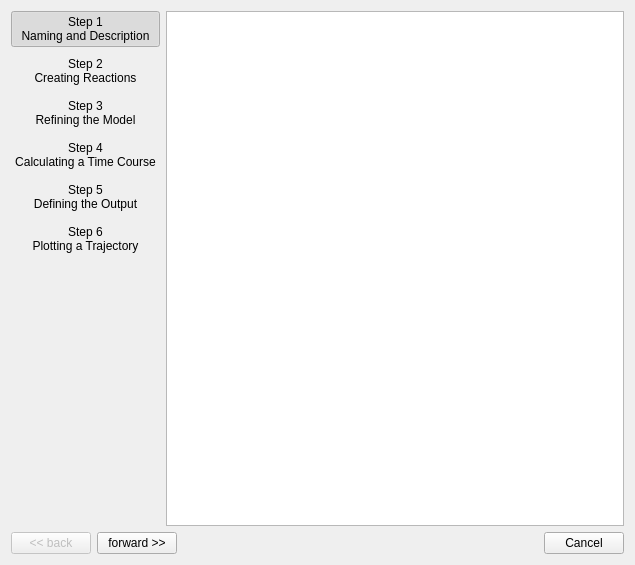
<ui version="4.0" >
<comment> Begin CVS Header </comment>
<comment>   $Source: /Volumes/Home/Users/shoops/cvs/copasi_dev/copasi/wizard/wizard.ui,v $ </comment>
<comment>   $Revision: 1.9 $ </comment>
<comment>   $Name:  $ </comment>
<comment>   $Author: shoops $ </comment>
<comment>   $Date: 2011/09/16 12:57:42 $ </comment>
<comment> End CVS Header </comment>

<comment> Copyright (C) 2011 - 2010 by Pedro Mendes, Virginia Tech Intellectual </comment>
<comment> Properties, Inc., University of Heidelberg, and The University </comment>
<comment> of Manchester. </comment>
<comment> All rights reserved. </comment>

 <comment> All rights reserved. </comment>
 <class>WizardDialog</class>
 <widget class="QDialog" name="WizardDialog" >
  <property name="geometry" >
   <rect>
    <x>0</x>
    <y>0</y>
    <width>635</width>
    <height>565</height>
   </rect>
  </property>
  <property name="windowTitle" >
   <string>Tutorial</string>
  </property>
  <property name="modal" >
   <bool>false</bool>
  </property>
  <layout class="QGridLayout" name="gridLayout" >
   <item row="0" column="0" >
    <widget class="QPushButton" name="button1" >
     <property name="enabled" >
      <bool>true</bool>
     </property>
     <property name="sizePolicy" >
      <sizepolicy vsizetype="Preferred" hsizetype="Preferred" >
       <horstretch>0</horstretch>
       <verstretch>0</verstretch>
      </sizepolicy>
     </property>
     <property name="focusPolicy" >
      <enum>Qt::NoFocus</enum>
     </property>
     <property name="text" >
      <string>Step 1
Naming and Description</string>
     </property>
     <property name="checkable" >
      <bool>true</bool>
     </property>
     <property name="checked" >
      <bool>true</bool>
     </property>
     <property name="autoDefault" >
      <bool>false</bool>
     </property>
     <property name="default" >
      <bool>false</bool>
     </property>
     <property name="flat" >
      <bool>true</bool>
     </property>
     <property name="buttonGroupId" stdset="0" >
      <number>0</number>
     </property>
    </widget>
   </item>
   <item rowspan="7" row="0" column="1" >
    <widget class="QTextBrowser" name="textBrowser" />
   </item>
   <item row="1" column="0" >
    <widget class="QPushButton" name="button2" >
     <property name="sizePolicy" >
      <sizepolicy vsizetype="Preferred" hsizetype="Preferred" >
       <horstretch>0</horstretch>
       <verstretch>0</verstretch>
      </sizepolicy>
     </property>
     <property name="text" >
      <string>Step 2
Creating Reactions</string>
     </property>
     <property name="checkable" >
      <bool>true</bool>
     </property>
     <property name="autoDefault" >
      <bool>false</bool>
     </property>
     <property name="flat" >
      <bool>true</bool>
     </property>
     <property name="buttonGroupId" stdset="0" >
      <number>1</number>
     </property>
    </widget>
   </item>
   <item row="2" column="0" >
    <widget class="QPushButton" name="button3" >
     <property name="sizePolicy" >
      <sizepolicy vsizetype="Preferred" hsizetype="Preferred" >
       <horstretch>0</horstretch>
       <verstretch>0</verstretch>
      </sizepolicy>
     </property>
     <property name="text" >
      <string>Step 3
Refining the Model</string>
     </property>
     <property name="checkable" >
      <bool>true</bool>
     </property>
     <property name="autoDefault" >
      <bool>false</bool>
     </property>
     <property name="flat" >
      <bool>true</bool>
     </property>
     <property name="buttonGroupId" stdset="0" >
      <number>2</number>
     </property>
    </widget>
   </item>
   <item row="3" column="0" >
    <widget class="QPushButton" name="button4" >
     <property name="sizePolicy" >
      <sizepolicy vsizetype="Preferred" hsizetype="Preferred" >
       <horstretch>0</horstretch>
       <verstretch>0</verstretch>
      </sizepolicy>
     </property>
     <property name="text" >
      <string>Step 4
Calculating a Time Course</string>
     </property>
     <property name="checkable" >
      <bool>true</bool>
     </property>
     <property name="autoDefault" >
      <bool>false</bool>
     </property>
     <property name="flat" >
      <bool>true</bool>
     </property>
     <property name="buttonGroupId" stdset="0" >
      <number>3</number>
     </property>
    </widget>
   </item>
   <item row="4" column="0" >
    <widget class="QPushButton" name="button5" >
     <property name="sizePolicy" >
      <sizepolicy vsizetype="Preferred" hsizetype="Preferred" >
       <horstretch>0</horstretch>
       <verstretch>0</verstretch>
      </sizepolicy>
     </property>
     <property name="text" >
      <string>Step 5
Defining the Output</string>
     </property>
     <property name="checkable" >
      <bool>true</bool>
     </property>
     <property name="autoDefault" >
      <bool>false</bool>
     </property>
     <property name="flat" >
      <bool>true</bool>
     </property>
     <property name="buttonGroupId" stdset="0" >
      <number>4</number>
     </property>
    </widget>
   </item>
   <item row="5" column="0" >
    <widget class="QPushButton" name="button6" >
     <property name="sizePolicy" >
      <sizepolicy vsizetype="Preferred" hsizetype="Preferred" >
       <horstretch>0</horstretch>
       <verstretch>0</verstretch>
      </sizepolicy>
     </property>
     <property name="text" >
      <string>Step 6
Plotting a Trajectory</string>
     </property>
     <property name="checkable" >
      <bool>true</bool>
     </property>
     <property name="autoDefault" >
      <bool>false</bool>
     </property>
     <property name="flat" >
      <bool>true</bool>
     </property>
     <property name="buttonGroupId" stdset="0" >
      <number>5</number>
     </property>
    </widget>
   </item>
   <item row="6" column="0" >
    <spacer name="verticalSpacer" >
     <property name="orientation" >
      <enum>Qt::Vertical</enum>
     </property>
     <property name="sizeHint" stdset="0" >
      <size>
       <width>20</width>
       <height>40</height>
      </size>
     </property>
    </spacer>
   </item>
   <item row="7" column="0" colspan="2" >
    <layout class="QHBoxLayout" >
     <item>
      <widget class="QPushButton" name="backButton" >
       <property name="enabled" >
        <bool>false</bool>
       </property>
       <property name="text" >
        <string>&lt;&lt; back</string>
       </property>
       <property name="autoDefault" >
        <bool>false</bool>
       </property>
      </widget>
     </item>
     <item>
      <widget class="QPushButton" name="forwardButton" >
       <property name="text" >
        <string>forward >></string>
       </property>
       <property name="autoDefault" >
        <bool>false</bool>
       </property>
      </widget>
     </item>
     <item>
      <spacer name="spacer1" >
       <property name="orientation" >
        <enum>Qt::Horizontal</enum>
       </property>
       <property name="sizeType" >
        <enum>QSizePolicy::Expanding</enum>
       </property>
       <property name="sizeHint" stdset="0" >
        <size>
         <width>310</width>
         <height>20</height>
        </size>
       </property>
      </spacer>
     </item>
     <item>
      <widget class="QPushButton" name="cancelButton" >
       <property name="text" >
        <string>Cancel</string>
       </property>
       <property name="autoDefault" >
        <bool>false</bool>
       </property>
      </widget>
     </item>
    </layout>
   </item>
  </layout>
 </widget>
 <layoutdefault spacing="6" margin="11" />
 <resources/>
 <connections>
  <connection>
   <sender>forwardButton</sender>
   <signal>clicked()</signal>
   <receiver>WizardDialog</receiver>
   <slot>forwardButton_clicked()</slot>
   <hints>
    <hint type="sourcelabel" >
     <x>20</x>
     <y>20</y>
    </hint>
    <hint type="destinationlabel" >
     <x>20</x>
     <y>20</y>
    </hint>
   </hints>
  </connection>
  <connection>
   <sender>backButton</sender>
   <signal>clicked()</signal>
   <receiver>WizardDialog</receiver>
   <slot>backButton_clicked()</slot>
   <hints>
    <hint type="sourcelabel" >
     <x>20</x>
     <y>20</y>
    </hint>
    <hint type="destinationlabel" >
     <x>20</x>
     <y>20</y>
    </hint>
   </hints>
  </connection>
  <connection>
   <sender>cancelButton</sender>
   <signal>clicked()</signal>
   <receiver>WizardDialog</receiver>
   <slot>close()</slot>
   <hints>
    <hint type="sourcelabel" >
     <x>20</x>
     <y>20</y>
    </hint>
    <hint type="destinationlabel" >
     <x>20</x>
     <y>20</y>
    </hint>
   </hints>
  </connection>
 </connections>
</ui>
